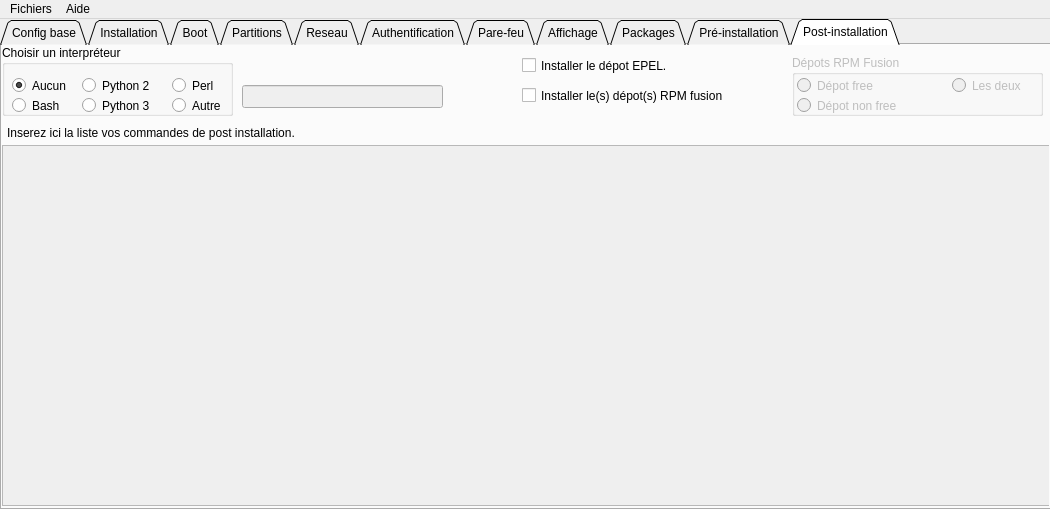
<?xml version="1.0" encoding="UTF-8"?>
<ui version="4.0">
 <class>mw_anaconda</class>
 <widget class="QMainWindow" name="mw_anaconda">
  <property name="geometry">
   <rect>
    <x>0</x>
    <y>0</y>
    <width>1050</width>
    <height>509</height>
   </rect>
  </property>
  <property name="windowTitle">
   <string>Générateur de fichiers d'auto réponse Red Hat v 1.0.0</string>
  </property>
  <property name="windowIcon">
   <iconset>
    <normaloff>images/Tuxicon.ico</normaloff>images/Tuxicon.ico</iconset>
  </property>
  <widget class="QWidget" name="centralwidget">
   <widget class="QTabWidget" name="tab_anacontux">
    <property name="geometry">
     <rect>
      <x>0</x>
      <y>0</y>
      <width>1051</width>
      <height>491</height>
     </rect>
    </property>
    <property name="tabPosition">
     <enum>QTabWidget::North</enum>
    </property>
    <property name="tabShape">
     <enum>QTabWidget::Triangular</enum>
    </property>
    <property name="currentIndex">
     <number>10</number>
    </property>
    <widget class="QWidget" name="tab_2">
     <attribute name="title">
      <string>Config base</string>
     </attribute>
     <widget class="QGroupBox" name="gb_configBase">
      <property name="geometry">
       <rect>
        <x>0</x>
        <y>210</y>
        <width>971</width>
        <height>251</height>
       </rect>
      </property>
      <property name="title">
       <string>Configuration avancée</string>
      </property>
      <widget class="QLabel" name="lbl_langueos">
       <property name="geometry">
        <rect>
         <x>5</x>
         <y>32</y>
         <width>141</width>
         <height>17</height>
        </rect>
       </property>
       <property name="text">
        <string>Langue du système :</string>
       </property>
      </widget>
      <widget class="QLabel" name="lbl_clavier">
       <property name="geometry">
        <rect>
         <x>5</x>
         <y>72</y>
         <width>62</width>
         <height>17</height>
        </rect>
       </property>
       <property name="text">
        <string>Clavier :</string>
       </property>
      </widget>
      <widget class="QLabel" name="lbl_fuseaux">
       <property name="geometry">
        <rect>
         <x>5</x>
         <y>112</y>
         <width>111</width>
         <height>17</height>
        </rect>
       </property>
       <property name="text">
        <string>Fuseau horaire :</string>
       </property>
      </widget>
      <widget class="QCheckBox" name="cb_gmt">
       <property name="geometry">
        <rect>
         <x>540</x>
         <y>110</y>
         <width>91</width>
         <height>23</height>
        </rect>
       </property>
       <property name="toolTip">
        <string extracomment="Configure lheure sur le fuseau GMT."/>
       </property>
       <property name="text">
        <string>Heure GMT</string>
       </property>
      </widget>
      <widget class="QComboBox" name="cbx_langueos">
       <property name="geometry">
        <rect>
         <x>150</x>
         <y>30</y>
         <width>380</width>
         <height>25</height>
        </rect>
       </property>
       <property name="toolTip">
        <string>&lt;html&gt;&lt;head/&gt;&lt;body&gt;&lt;p&gt;Choix de la langue du système&lt;/p&gt;&lt;/body&gt;&lt;/html&gt;</string>
       </property>
       <item>
        <property name="text">
         <string>Anglais (UK)</string>
        </property>
       </item>
       <item>
        <property name="text">
         <string>Anglais (US)</string>
        </property>
       </item>
       <item>
        <property name="text">
         <string>Anglais (international)</string>
        </property>
       </item>
       <item>
        <property name="text">
         <string>Allemand (Allemagne)</string>
        </property>
       </item>
       <item>
        <property name="text">
         <string>Espagnol (Espagne)</string>
        </property>
       </item>
       <item>
        <property name="text">
         <string extracomment="Fancais France">Francais (France)</string>
        </property>
       </item>
       <item>
        <property name="text">
         <string extracomment="Fancais Belge">Francais (Belgique)</string>
        </property>
       </item>
       <item>
        <property name="text">
         <string>Italien (Italie)</string>
        </property>
       </item>
       <item>
        <property name="text">
         <string>Portugais (Portugal)</string>
        </property>
       </item>
       <item>
        <property name="text">
         <string extracomment="Installer le système en portugais brésilien">Portugais (Brésilien)</string>
        </property>
       </item>
      </widget>
      <widget class="QComboBox" name="cbx_clavier">
       <property name="geometry">
        <rect>
         <x>150</x>
         <y>70</y>
         <width>380</width>
         <height>25</height>
        </rect>
       </property>
       <property name="toolTip">
        <string>&lt;html&gt;&lt;head/&gt;&lt;body&gt;&lt;p&gt;Choix du type de clavier&lt;/p&gt;&lt;/body&gt;&lt;/html&gt;</string>
       </property>
      </widget>
      <widget class="QComboBox" name="cbx_fuseaux">
       <property name="geometry">
        <rect>
         <x>150</x>
         <y>110</y>
         <width>380</width>
         <height>25</height>
        </rect>
       </property>
       <property name="toolTip">
        <string>&lt;html&gt;&lt;head/&gt;&lt;body&gt;&lt;p&gt;Choix du fuseau horaire ou est installée la machine.&lt;/p&gt;&lt;/body&gt;&lt;/html&gt;</string>
       </property>
       <item>
        <property name="text">
         <string>Africa/Abidjan</string>
        </property>
       </item>
       <item>
        <property name="text">
         <string>Africa/Accra</string>
        </property>
       </item>
       <item>
        <property name="text">
         <string>America/Adak</string>
        </property>
       </item>
       <item>
        <property name="text">
         <string>America/Anchorage</string>
        </property>
       </item>
       <item>
        <property name="text">
         <string>Antarctica/Casey</string>
        </property>
       </item>
       <item>
        <property name="text">
         <string>Antarctica/Davis</string>
        </property>
       </item>
       <item>
        <property name="text">
         <string>Asia/Almaty</string>
        </property>
       </item>
       <item>
        <property name="text">
         <string>Asia/Amman</string>
        </property>
       </item>
       <item>
        <property name="text">
         <string>Atlantic/Azores</string>
        </property>
       </item>
       <item>
        <property name="text">
         <string>Atlantic/Bermuda</string>
        </property>
       </item>
       <item>
        <property name="text">
         <string>Australia/Adelaide</string>
        </property>
       </item>
       <item>
        <property name="text">
         <string>Australia/Brisbane</string>
        </property>
       </item>
       <item>
        <property name="text">
         <string>Europe/Berlin</string>
        </property>
       </item>
       <item>
        <property name="text">
         <string>Europe/Brussels</string>
        </property>
       </item>
       <item>
        <property name="text">
         <string>Europe/Monaco</string>
        </property>
       </item>
       <item>
        <property name="text">
         <string>Europe/Paris</string>
        </property>
       </item>
       <item>
        <property name="text">
         <string>Indian/Chagos</string>
        </property>
       </item>
       <item>
        <property name="text">
         <string>Indian/Christmas</string>
        </property>
       </item>
       <item>
        <property name="text">
         <string>Pacific/Apia</string>
        </property>
       </item>
       <item>
        <property name="text">
         <string>Pacific/Auckland</string>
        </property>
       </item>
       <item>
        <property name="text">
         <string>UTC</string>
        </property>
       </item>
      </widget>
      <widget class="QGroupBox" name="gbx_PasswdRoot">
       <property name="geometry">
        <rect>
         <x>10</x>
         <y>140</y>
         <width>371</width>
         <height>111</height>
        </rect>
       </property>
       <property name="title">
        <string>Mot de passe root</string>
       </property>
       <widget class="QLabel" name="label">
        <property name="geometry">
         <rect>
          <x>5</x>
          <y>32</y>
          <width>100</width>
          <height>17</height>
         </rect>
        </property>
        <property name="text">
         <string>Mot de passe : </string>
        </property>
       </widget>
       <widget class="QLabel" name="lbl_verifPassword">
        <property name="geometry">
         <rect>
          <x>5</x>
          <y>72</y>
          <width>100</width>
          <height>17</height>
         </rect>
        </property>
        <property name="text">
         <string>Vérification : </string>
        </property>
       </widget>
       <widget class="QLineEdit" name="edt_verifPassword">
        <property name="geometry">
         <rect>
          <x>110</x>
          <y>70</y>
          <width>250</width>
          <height>25</height>
         </rect>
        </property>
        <property name="toolTip">
         <string extracomment="Confirmer la saise du mot de passe root."/>
        </property>
        <property name="maxLength">
         <number>20</number>
        </property>
        <property name="echoMode">
         <enum>QLineEdit::Password</enum>
        </property>
        <property name="dragEnabled">
         <bool>false</bool>
        </property>
        <property name="clearButtonEnabled">
         <bool>true</bool>
        </property>
       </widget>
       <widget class="QLineEdit" name="edt_password">
        <property name="geometry">
         <rect>
          <x>110</x>
          <y>30</y>
          <width>250</width>
          <height>23</height>
         </rect>
        </property>
        <property name="toolTip">
         <string extracomment="Créer le mot de passe root"/>
        </property>
        <property name="maxLength">
         <number>20</number>
        </property>
        <property name="echoMode">
         <enum>QLineEdit::Password</enum>
        </property>
        <property name="clearButtonEnabled">
         <bool>true</bool>
        </property>
       </widget>
      </widget>
      <widget class="QCheckBox" name="cb_chiffrePasswd">
       <property name="geometry">
        <rect>
         <x>400</x>
         <y>170</y>
         <width>191</width>
         <height>23</height>
        </rect>
       </property>
       <property name="toolTip">
        <string extracomment="Le mot de passe sera chiffré puis sauvegarder dans le fichier d'auto réponse. "/>
       </property>
       <property name="text">
        <string>Chiffrer le mot de passe.</string>
       </property>
      </widget>
      <widget class="QCheckBox" name="cb_affichePasswd">
       <property name="geometry">
        <rect>
         <x>400</x>
         <y>210</y>
         <width>191</width>
         <height>21</height>
        </rect>
       </property>
       <property name="toolTip">
        <string extracomment="Affiche le mot de passe en clair au lieu d'afficher des points."/>
       </property>
       <property name="text">
        <string>Afficher le mot de passe.</string>
       </property>
      </widget>
     </widget>
     <widget class="QGroupBox" name="gb_configAvance">
      <property name="geometry">
       <rect>
        <x>0</x>
        <y>0</y>
        <width>971</width>
        <height>211</height>
       </rect>
      </property>
      <property name="title">
       <string>Configuration de base</string>
      </property>
      <widget class="QGroupBox" name="gb_distribution">
       <property name="geometry">
        <rect>
         <x>10</x>
         <y>30</y>
         <width>171</width>
         <height>171</height>
        </rect>
       </property>
       <property name="title">
        <string>Choix de la distribution :</string>
       </property>
       <widget class="QRadioButton" name="rb_centos7">
        <property name="geometry">
         <rect>
          <x>5</x>
          <y>20</y>
          <width>106</width>
          <height>23</height>
         </rect>
        </property>
        <property name="text">
         <string>Centos 7.X</string>
        </property>
        <attribute name="buttonGroup">
         <string notr="true">bg_distribution</string>
        </attribute>
       </widget>
       <widget class="QRadioButton" name="rb_centos8">
        <property name="geometry">
         <rect>
          <x>5</x>
          <y>80</y>
          <width>106</width>
          <height>23</height>
         </rect>
        </property>
        <property name="text">
         <string>Centos 8.X</string>
        </property>
        <attribute name="buttonGroup">
         <string notr="true">bg_distribution</string>
        </attribute>
       </widget>
       <widget class="QRadioButton" name="rb_fedora">
        <property name="geometry">
         <rect>
          <x>5</x>
          <y>140</y>
          <width>151</width>
          <height>23</height>
         </rect>
        </property>
        <property name="text">
         <string>Fedora 3X server</string>
        </property>
        <attribute name="buttonGroup">
         <string notr="true">bg_distribution</string>
        </attribute>
       </widget>
       <widget class="QRadioButton" name="rb_c7netinstall">
        <property name="geometry">
         <rect>
          <x>5</x>
          <y>50</y>
          <width>161</width>
          <height>23</height>
         </rect>
        </property>
        <property name="text">
         <string>Centos 7.x netinstall</string>
        </property>
        <attribute name="buttonGroup">
         <string notr="true">bg_distribution</string>
        </attribute>
       </widget>
       <widget class="QRadioButton" name="rb_c8netinstall">
        <property name="geometry">
         <rect>
          <x>5</x>
          <y>110</y>
          <width>161</width>
          <height>23</height>
         </rect>
        </property>
        <property name="text">
         <string>Centos 8.x netinstall</string>
        </property>
        <attribute name="buttonGroup">
         <string notr="true">bg_distribution</string>
        </attribute>
       </widget>
      </widget>
      <widget class="QLineEdit" name="edt_UrlDepot">
       <property name="enabled">
        <bool>false</bool>
       </property>
       <property name="geometry">
        <rect>
         <x>190</x>
         <y>100</y>
         <width>741</width>
         <height>23</height>
        </rect>
       </property>
      </widget>
     </widget>
    </widget>
    <widget class="QWidget" name="tab_installation">
     <attribute name="title">
      <string>Installation</string>
     </attribute>
    </widget>
    <widget class="QWidget" name="tab_boot">
     <attribute name="title">
      <string>Boot</string>
     </attribute>
    </widget>
    <widget class="QWidget" name="tab_partitions">
     <attribute name="title">
      <string>Partitions</string>
     </attribute>
    </widget>
    <widget class="QWidget" name="tab_reseau">
     <attribute name="title">
      <string>Reseau</string>
     </attribute>
    </widget>
    <widget class="QWidget" name="tab_authentification">
     <attribute name="title">
      <string>Authentification</string>
     </attribute>
    </widget>
    <widget class="QWidget" name="tab_PareFeu">
     <attribute name="title">
      <string>Pare-feu</string>
     </attribute>
    </widget>
    <widget class="QWidget" name="tab_affichage">
     <attribute name="title">
      <string>Affichage</string>
     </attribute>
    </widget>
    <widget class="QWidget" name="tab_packages">
     <attribute name="title">
      <string>Packages</string>
     </attribute>
    </widget>
    <widget class="QWidget" name="tab_PreInstallation">
     <attribute name="title">
      <string>Pré-installation</string>
     </attribute>
     <widget class="QGroupBox" name="gb_InterpreteurPreInstall">
      <property name="geometry">
       <rect>
        <x>0</x>
        <y>0</y>
        <width>231</width>
        <height>71</height>
       </rect>
      </property>
      <property name="title">
       <string>Choisir un interpréteur</string>
      </property>
      <widget class="QRadioButton" name="rb_PreAucun">
       <property name="geometry">
        <rect>
         <x>10</x>
         <y>30</y>
         <width>71</width>
         <height>21</height>
        </rect>
       </property>
       <property name="text">
        <string>Aucun</string>
       </property>
       <property name="checked">
        <bool>true</bool>
       </property>
      </widget>
      <widget class="QRadioButton" name="rb_PreBash">
       <property name="geometry">
        <rect>
         <x>10</x>
         <y>50</y>
         <width>61</width>
         <height>21</height>
        </rect>
       </property>
       <property name="text">
        <string>Bash</string>
       </property>
      </widget>
      <widget class="QRadioButton" name="rb_PrePython2">
       <property name="geometry">
        <rect>
         <x>80</x>
         <y>30</y>
         <width>81</width>
         <height>21</height>
        </rect>
       </property>
       <property name="text">
        <string>Python 2</string>
       </property>
      </widget>
      <widget class="QRadioButton" name="rb_PrePython3">
       <property name="geometry">
        <rect>
         <x>80</x>
         <y>50</y>
         <width>81</width>
         <height>21</height>
        </rect>
       </property>
       <property name="text">
        <string>Python 3</string>
       </property>
      </widget>
      <widget class="QRadioButton" name="rb_PrePerl">
       <property name="geometry">
        <rect>
         <x>170</x>
         <y>30</y>
         <width>51</width>
         <height>21</height>
        </rect>
       </property>
       <property name="text">
        <string>Perl</string>
       </property>
      </widget>
      <widget class="QRadioButton" name="rb_PreAutre">
       <property name="geometry">
        <rect>
         <x>170</x>
         <y>50</y>
         <width>61</width>
         <height>21</height>
        </rect>
       </property>
       <property name="text">
        <string>Autre</string>
       </property>
      </widget>
     </widget>
     <widget class="QLabel" name="lbl_PreInsertion">
      <property name="geometry">
       <rect>
        <x>5</x>
        <y>80</y>
        <width>461</width>
        <height>16</height>
       </rect>
      </property>
      <property name="text">
       <string>Inserez ici la liste vos commandes de pré installation.</string>
      </property>
     </widget>
     <widget class="QPlainTextEdit" name="ptedt_PreListeCommandes">
      <property name="enabled">
       <bool>false</bool>
      </property>
      <property name="geometry">
       <rect>
        <x>0</x>
        <y>100</y>
        <width>1051</width>
        <height>361</height>
       </rect>
      </property>
     </widget>
     <widget class="QLineEdit" name="edt_PreInstall">
      <property name="enabled">
       <bool>false</bool>
      </property>
      <property name="geometry">
       <rect>
        <x>240</x>
        <y>40</y>
        <width>201</width>
        <height>23</height>
       </rect>
      </property>
     </widget>
     <widget class="QGroupBox" name="gb_PreRpmFusion">
      <property name="enabled">
       <bool>false</bool>
      </property>
      <property name="geometry">
       <rect>
        <x>790</x>
        <y>10</y>
        <width>251</width>
        <height>61</height>
       </rect>
      </property>
      <property name="title">
       <string>Dépots RPM Fusion</string>
      </property>
      <widget class="QRadioButton" name="rb_PreRpmFree">
       <property name="geometry">
        <rect>
         <x>5</x>
         <y>20</y>
         <width>91</width>
         <height>21</height>
        </rect>
       </property>
       <property name="text">
        <string>Dépot free</string>
       </property>
       <attribute name="buttonGroup">
        <string notr="true">bg_PreRpmFusion</string>
       </attribute>
      </widget>
      <widget class="QRadioButton" name="rb_PreRpmNonFree">
       <property name="geometry">
        <rect>
         <x>5</x>
         <y>40</y>
         <width>121</width>
         <height>21</height>
        </rect>
       </property>
       <property name="text">
        <string>Dépot non free</string>
       </property>
       <attribute name="buttonGroup">
        <string notr="true">bg_PreRpmFusion</string>
       </attribute>
      </widget>
      <widget class="QRadioButton" name="rb_PreDeux">
       <property name="geometry">
        <rect>
         <x>160</x>
         <y>20</y>
         <width>81</width>
         <height>21</height>
        </rect>
       </property>
       <property name="text">
        <string>Les deux</string>
       </property>
       <attribute name="buttonGroup">
        <string notr="true">bg_PreRpmFusion</string>
       </attribute>
      </widget>
     </widget>
     <widget class="QCheckBox" name="cb_PreEpel">
      <property name="geometry">
       <rect>
        <x>520</x>
        <y>10</y>
        <width>171</width>
        <height>21</height>
       </rect>
      </property>
      <property name="text">
       <string>Installer le dépot EPEL.</string>
      </property>
     </widget>
     <widget class="QCheckBox" name="cb_PreRpmFusion">
      <property name="geometry">
       <rect>
        <x>520</x>
        <y>40</y>
        <width>241</width>
        <height>21</height>
       </rect>
      </property>
      <property name="text">
       <string>Installer le(s) dépot(s) RPM fusion</string>
      </property>
     </widget>
    </widget>
    <widget class="QWidget" name="tab_PostInstallation">
     <attribute name="title">
      <string>Post-installation</string>
     </attribute>
     <widget class="QGroupBox" name="gb_InterpreteurPostInstall">
      <property name="geometry">
       <rect>
        <x>0</x>
        <y>0</y>
        <width>231</width>
        <height>71</height>
       </rect>
      </property>
      <property name="title">
       <string>Choisir un interpréteur</string>
      </property>
      <widget class="QRadioButton" name="rb_PostAucun">
       <property name="geometry">
        <rect>
         <x>10</x>
         <y>30</y>
         <width>71</width>
         <height>21</height>
        </rect>
       </property>
       <property name="text">
        <string>Aucun</string>
       </property>
       <property name="checked">
        <bool>true</bool>
       </property>
      </widget>
      <widget class="QRadioButton" name="rb_PostBash">
       <property name="geometry">
        <rect>
         <x>10</x>
         <y>50</y>
         <width>61</width>
         <height>21</height>
        </rect>
       </property>
       <property name="text">
        <string>Bash</string>
       </property>
      </widget>
      <widget class="QRadioButton" name="rb_PostPython2">
       <property name="geometry">
        <rect>
         <x>80</x>
         <y>30</y>
         <width>81</width>
         <height>21</height>
        </rect>
       </property>
       <property name="text">
        <string>Python 2</string>
       </property>
      </widget>
      <widget class="QRadioButton" name="rb_PostPython3">
       <property name="geometry">
        <rect>
         <x>80</x>
         <y>50</y>
         <width>81</width>
         <height>21</height>
        </rect>
       </property>
       <property name="text">
        <string>Python 3</string>
       </property>
      </widget>
      <widget class="QRadioButton" name="rb_PostPerl">
       <property name="geometry">
        <rect>
         <x>170</x>
         <y>30</y>
         <width>51</width>
         <height>21</height>
        </rect>
       </property>
       <property name="text">
        <string>Perl</string>
       </property>
      </widget>
      <widget class="QRadioButton" name="rb_PostAutre">
       <property name="geometry">
        <rect>
         <x>170</x>
         <y>50</y>
         <width>61</width>
         <height>21</height>
        </rect>
       </property>
       <property name="text">
        <string>Autre</string>
       </property>
      </widget>
     </widget>
     <widget class="QLineEdit" name="edt_postinstall">
      <property name="enabled">
       <bool>false</bool>
      </property>
      <property name="geometry">
       <rect>
        <x>240</x>
        <y>40</y>
        <width>201</width>
        <height>23</height>
       </rect>
      </property>
     </widget>
     <widget class="QLabel" name="lbl_PostInsertion">
      <property name="geometry">
       <rect>
        <x>5</x>
        <y>80</y>
        <width>501</width>
        <height>16</height>
       </rect>
      </property>
      <property name="text">
       <string>Inserez ici la liste vos commandes de post installation.</string>
      </property>
     </widget>
     <widget class="QPlainTextEdit" name="ptedt_PostListeCommandes">
      <property name="enabled">
       <bool>false</bool>
      </property>
      <property name="geometry">
       <rect>
        <x>0</x>
        <y>100</y>
        <width>1051</width>
        <height>361</height>
       </rect>
      </property>
     </widget>
     <widget class="QCheckBox" name="cb_PostEpel">
      <property name="geometry">
       <rect>
        <x>520</x>
        <y>10</y>
        <width>171</width>
        <height>21</height>
       </rect>
      </property>
      <property name="text">
       <string>Installer le dépot EPEL.</string>
      </property>
     </widget>
     <widget class="QCheckBox" name="cb_PostRpmFusion">
      <property name="geometry">
       <rect>
        <x>520</x>
        <y>40</y>
        <width>241</width>
        <height>21</height>
       </rect>
      </property>
      <property name="text">
       <string>Installer le(s) dépot(s) RPM fusion</string>
      </property>
     </widget>
     <widget class="QGroupBox" name="gb_PostRpmFusion">
      <property name="enabled">
       <bool>false</bool>
      </property>
      <property name="geometry">
       <rect>
        <x>790</x>
        <y>10</y>
        <width>251</width>
        <height>61</height>
       </rect>
      </property>
      <property name="title">
       <string>Dépots RPM Fusion</string>
      </property>
      <widget class="QRadioButton" name="rb_PostRpmFree">
       <property name="geometry">
        <rect>
         <x>5</x>
         <y>20</y>
         <width>91</width>
         <height>21</height>
        </rect>
       </property>
       <property name="text">
        <string>Dépot free</string>
       </property>
       <attribute name="buttonGroup">
        <string notr="true">bg_PostRpmFusion</string>
       </attribute>
      </widget>
      <widget class="QRadioButton" name="rb_PostRpmNonFree">
       <property name="geometry">
        <rect>
         <x>5</x>
         <y>40</y>
         <width>121</width>
         <height>21</height>
        </rect>
       </property>
       <property name="text">
        <string>Dépot non free</string>
       </property>
       <attribute name="buttonGroup">
        <string notr="true">bg_PostRpmFusion</string>
       </attribute>
      </widget>
      <widget class="QRadioButton" name="rb_PostDeux">
       <property name="geometry">
        <rect>
         <x>160</x>
         <y>20</y>
         <width>81</width>
         <height>21</height>
        </rect>
       </property>
       <property name="text">
        <string>Les deux</string>
       </property>
       <attribute name="buttonGroup">
        <string notr="true">bg_PostRpmFusion</string>
       </attribute>
      </widget>
     </widget>
    </widget>
   </widget>
  </widget>
  <widget class="QMenuBar" name="menuBar">
   <property name="geometry">
    <rect>
     <x>0</x>
     <y>0</y>
     <width>1050</width>
     <height>20</height>
    </rect>
   </property>
   <widget class="QMenu" name="menuFichiers">
    <property name="title">
     <string>Fichiers</string>
    </property>
    <addaction name="actionNouveau_fichier"/>
    <addaction name="actionOuvrir_un_fichier"/>
    <addaction name="actionSauvegarder"/>
    <addaction name="actionSauvegarder_sous"/>
    <addaction name="separator"/>
    <addaction name="actionQuiter"/>
   </widget>
   <widget class="QMenu" name="menuA_propos">
    <property name="title">
     <string>Aide</string>
    </property>
    <addaction name="actionA_propos"/>
   </widget>
   <addaction name="menuFichiers"/>
   <addaction name="menuA_propos"/>
  </widget>
  <action name="actionOuvrir_un_fichier">
   <property name="text">
    <string>Ouvrir un fichier</string>
   </property>
   <property name="shortcut">
    <string>Ctrl+O</string>
   </property>
  </action>
  <action name="actionNouveau_fichier">
   <property name="text">
    <string>Nouveau fichier</string>
   </property>
   <property name="shortcut">
    <string>Ctrl+N</string>
   </property>
  </action>
  <action name="actionSauvegarder">
   <property name="text">
    <string>Sauvegarder</string>
   </property>
   <property name="shortcut">
    <string>Ctrl+S</string>
   </property>
  </action>
  <action name="actionQuiter">
   <property name="text">
    <string>Quiter</string>
   </property>
   <property name="shortcut">
    <string>Ctrl+Q</string>
   </property>
  </action>
  <action name="actionSauvegarder_sous">
   <property name="text">
    <string>Sauvegarder sous</string>
   </property>
   <property name="shortcut">
    <string>Ctrl+Shift+S</string>
   </property>
  </action>
  <action name="actionA_propos">
   <property name="text">
    <string>A propos</string>
   </property>
   <property name="shortcut">
    <string>F1</string>
   </property>
  </action>
 </widget>
 <resources/>
 <connections/>
 <buttongroups>
  <buttongroup name="bg_distribution"/>
  <buttongroup name="bg_PreRpmFusion"/>
  <buttongroup name="bg_PostRpmFusion"/>
 </buttongroups>
</ui>
